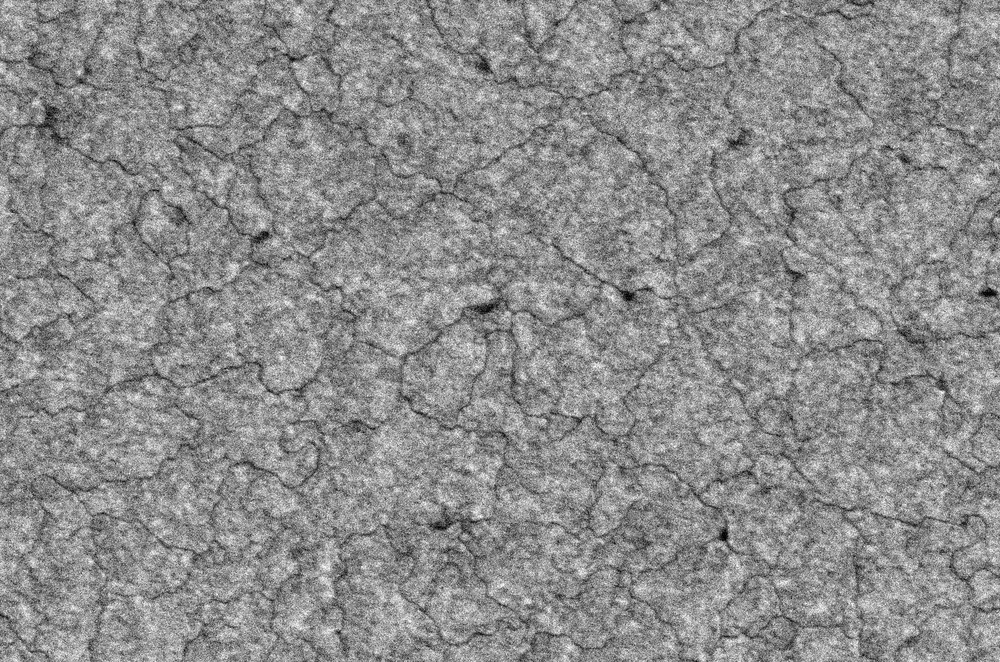
#> input picture train_image.tif, 1000 x 662 px, shrunk from 1493 x 988 before the run
$ python -i BSSEM_utils.py   (imports and definitions only)
#> lines starting #> are read from the running program, lines starting #| are printed output that depends on the picture
#> further down, picture is the input picture: shape (662, 1000); min 0, max 255, mean 140.7
# helper functions used in the main script
# Author: Chengchao Xu
# Date: 2025-03-11

# import libraries
import pandas as pd
import numpy as np
import matplotlib.pyplot as plt
import matplotlib.font_manager as _fm
from PIL import Image, ImageDraw, ImageFont
from skimage.io import imread, imsave
from skimage import feature, morphology, util
from scipy import ndimage as ndi
from skimage.feature import multiscale_basic_features, peak_local_max
from skimage.morphology import disk, erosion, dilation, closing, opening
from skimage.measure import label, regionprops
from skimage.segmentation import watershed

# --------------- VISUALIZATION ----------------

# [193 lines left out: functions visualize_image, visualize_labeled, visualize_overlay, visualize_grain_statistics, add_simple_scale_bar, not called in this run]


# --------------- MORPHOLOGICAL OPERATIONS ----------------
def connect_boundary_dots(image, line_length=5, num_angles=16, min_size=50):
    """
    Connect dotted lines at grain boundaries while suppressing noise spots

    Args:
        image: binary image with dotted outlines and noise
        line_length: length of line structuring element
        num_angles: number of angles to check for line connections
        min_size: minimum size of objects to keep

    Returns:
        processed image with connected boundaries
    """
#> called with line_length = 5, num_angles = 16, min_size = 50
    # 1. Enhance linear structures using multi-angle line elements
    enhanced = np.zeros_like(image, dtype=float)

    for angle in range(num_angles):
        # Create line structuring element at different angles
        theta = angle * np.pi / num_angles
        line_x = int(line_length * np.cos(theta))
        line_y = int(line_length * np.sin(theta))

        # Ensure the line has at least length 3
        if abs(line_x) < 2 and abs(line_y) < 2:
            if abs(line_x) >= abs(line_y):
                line_x = 3 * np.sign(line_x) if line_x != 0 else 3
                line_y = 0
            else:
                line_x = 0
                line_y = 3 * np.sign(line_y) if line_y != 0 else 3

        # Create structuring element (rectangle is used to create a line)
        if line_x == 0:
            selem = np.ones((abs(line_y), 1), dtype=bool)
        elif line_y == 0:
            selem = np.ones((1, abs(line_x)), dtype=bool)
        else:
            # For diagonal lines, need to create custom structuring element
            size = max(abs(line_x), abs(line_y))
            selem = np.zeros((size, size), dtype=bool)
            for i in range(size):
                x = int(i * line_x / size)
                y = int(i * line_y / size)
                if 0 <= x < size and 0 <= y < size:
                    selem[y, x] = True

        # Apply closing with this line element
        closed = closing(image, selem)
        enhanced = np.maximum(enhanced, closed)
#> this loop made 16 passes
#> pass 1, in connect_boundary_dots, `closed = closing(image, selem)`:
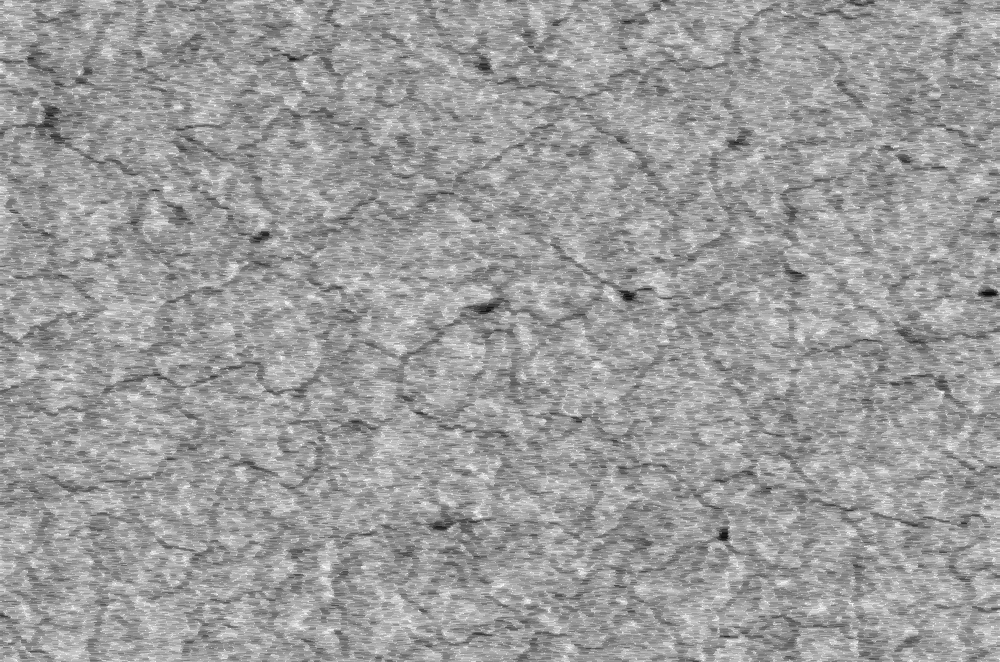
#> closed: shape (662, 1000); min 11, max 255, mean 155.9
#> after the loop:
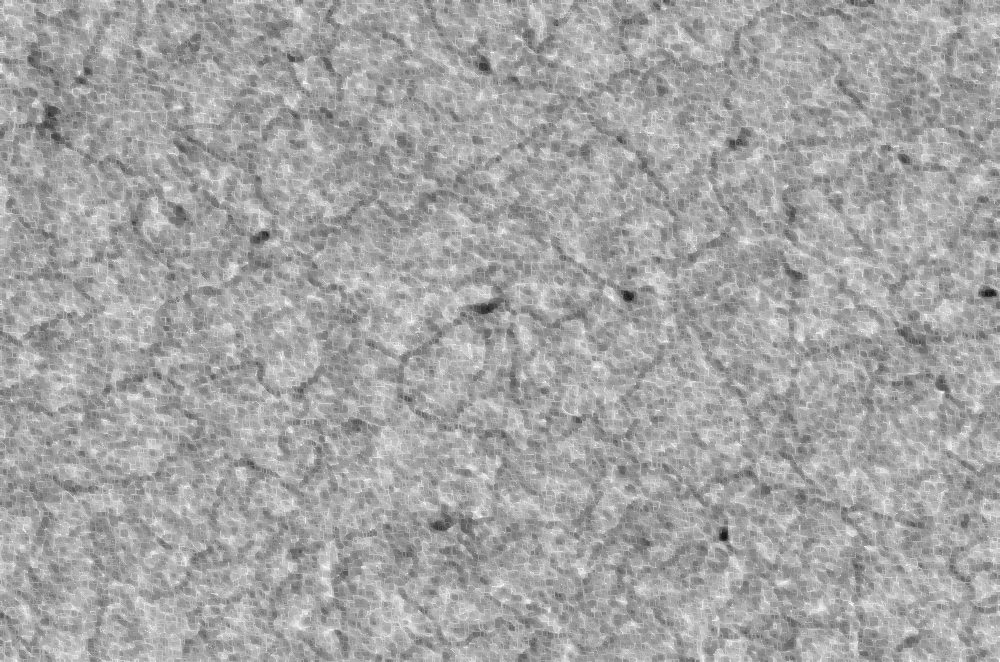
#> enhanced: shape (662, 1000) float64; min 15, max 255, mean 164.2

    # 2. Remove internal noise spots using area opening
    cleaned = enhanced > 0.5  # Convert back to binary
#> cleaned: shape (662, 1000) bool; every value is 1
    cleaned = morphology.remove_small_objects(cleaned, min_size=min_size)

    # 3. Fill small holes in boundaries to make them more robust
    filled = morphology.remove_small_holes(cleaned, area_threshold=min_size)

    # 4. Use edge enhancement filter to strengthen boundaries
    edges = feature.canny(filled.astype(float), sigma=1, low_threshold=0.1, high_threshold=0.2)
#> edges: shape (662, 1000) bool; every value is 0
    result = np.logical_or(filled, edges)

    # 5. Clean up the final result
    final = opening(closing(result, disk(1)), disk(1))

    return final

# [267 lines left out: functions apply_erosion, apply_dilation, apply_opening, apply_closing, remove_small_objects, fill_grain_holes and 4 more, not called in this run]

>>> import cv2
>>> picture = cv2.imread('train_image.tif', cv2.IMREAD_GRAYSCALE)
>>> result = connect_boundary_dots(picture)

$ run again, on AG58-A-MD-ICD-007.tif
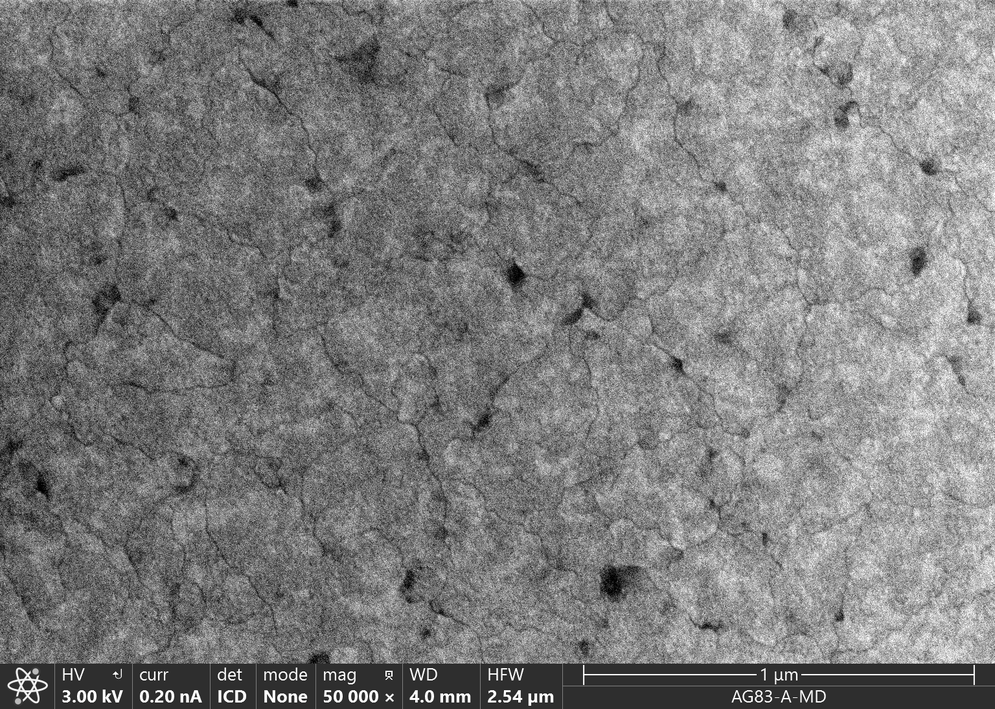
#> input picture AG58-A-MD-ICD-007.tif, 995 x 709 px, shrunk from 1536 x 1094 before the run
#> picture is the input picture: shape (709, 995); min 0, max 255, mean 125
#> the loop in connect_boundary_dots, `for angle in range(num_angles):` made 16 passes
#> pass 1, in connect_boundary_dots, `closed = closing(image, selem)`:
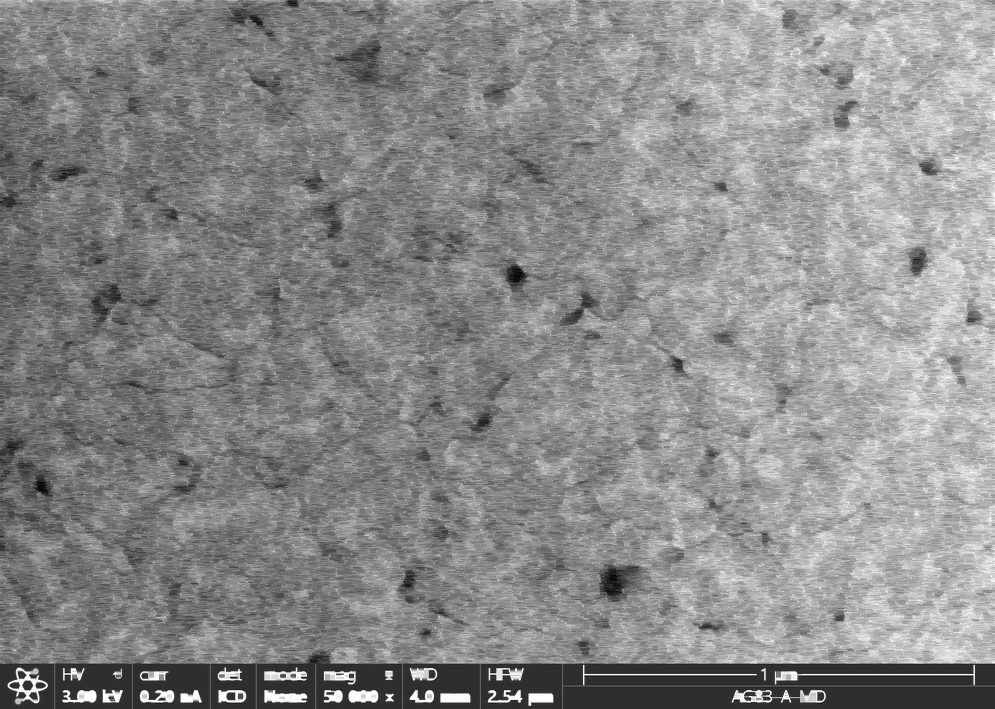
#> closed: shape (709, 995); min 1, max 255, mean 138.3
#> cleaned: shape (709, 995) bool; every value is 1
#> edges: shape (709, 995) bool; every value is 0
